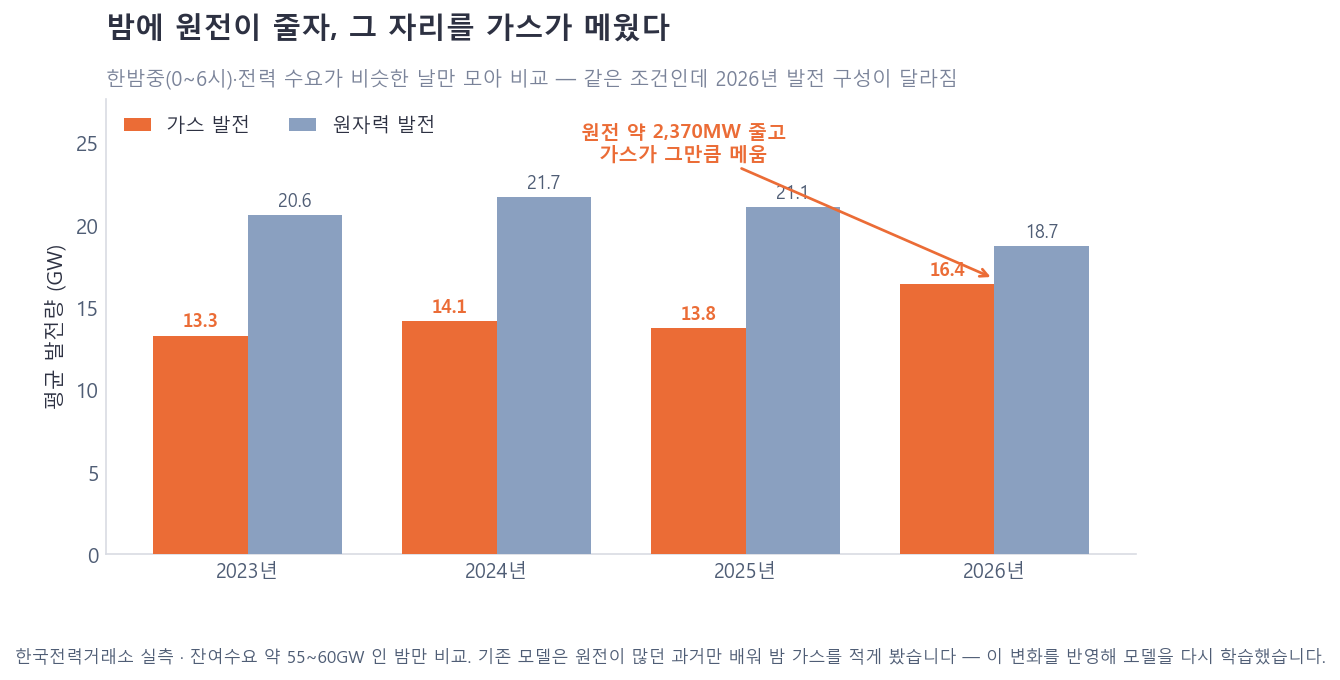

The script that saved this image:
# -*- coding: utf-8 -*-
"""7단계 · 밤 시간대 발전 구성 변화(원전↓→가스↑) — 가스 모델 재학습의 근거 (집 양식).
데이터: historical(gen_gas_kr·gen_nuclear_kr·net_load_kr), 깊은 밤(0~6시)·같은 수요 구간만.
실행: python step7_night_regime.py  → 같은 폴더에 step7_night_regime.png 생성
"""
import os, sqlite3
import numpy as np, pandas as pd
import matplotlib as mpl, matplotlib.pyplot as plt

HERE = os.path.dirname(os.path.abspath(__file__))
ROOT = os.path.normpath(os.path.join(HERE, '..', '..', '..'))
DB = os.path.join(ROOT, '1. data_fetcher_and_db', 'data', 'input_data_land.db')

# ======================================================================
#  ▼▼▼  바꿀 값(색·라벨·문구·축)은 여기 모여 있습니다  ▼▼▼
# ======================================================================
INK, MUTED, SOFT, ACCENT = '#2d3142', '#4f5d75', '#7a8399', '#eb6c36'
RULE = '#d9dce3'
C_GAS  = ACCENT       # 가스 = 강조(주황)
C_NUKE = '#8aa0c0'    # 원전 = 차분한 청회색(보조)

TITLE    = '밤에 원전이 줄자, 그 자리를 가스가 메웠다'
SUBTITLE = '한밤중(0~6시)·전력 수요가 비슷한 날만 모아 비교 — 같은 조건인데 2026년 발전 구성이 달라짐'
YLABEL   = '평균 발전량 (GW)'
LAB_GAS  = '가스 발전'
LAB_NUKE = '원자력 발전'
NETLOAD_LO, NETLOAD_HI = 55000, 60000   # 같은 조건으로 통제할 잔여수요 구간(MW)
YEARS = [2023, 2024, 2025, 2026]
# ======================================================================

mpl.rcParams.update({
    'font.family': 'Malgun Gothic', 'axes.unicode_minus': False,
    'figure.facecolor': 'white', 'axes.facecolor': 'white', 'savefig.facecolor': 'white',
    'axes.edgecolor': MUTED, 'axes.labelcolor': INK, 'text.color': INK,
    'xtick.color': MUTED, 'ytick.color': MUTED, 'figure.dpi': 150,
})
def clean(ax):
    for s in ('top', 'right'): ax.spines[s].set_visible(False)
    for s in ('left', 'bottom'): ax.spines[s].set_color(RULE)
    ax.tick_params(length=0)

# ── 데이터 로드: 깊은 밤 + 같은 수요 구간 ───────────────────────────────
con = sqlite3.connect(DB)
d = pd.read_sql('SELECT timestamp, gen_gas_kr, gen_nuclear_kr, net_load_kr FROM historical',
                con, parse_dates=['timestamp'])
con.close()
d = d[(d.gen_gas_kr > 0) & (d.net_load_kr > 0)].copy()
d['year'] = d.timestamp.dt.year; d['hour'] = d.timestamp.dt.hour
night = d[(d.hour >= 0) & (d.hour <= 6) &
          (d.net_load_kr >= NETLOAD_LO) & (d.net_load_kr < NETLOAD_HI)]
g = night.groupby('year').agg(gas=('gen_gas_kr', 'mean'), nuke=('gen_nuclear_kr', 'mean'))
g = g.reindex(YEARS) / 1000.0   # MW → GW
print(g.round(2).to_string())
d_gas = (g.gas.iloc[-1] - g.gas.iloc[-2]) * 1000
d_nuke = (g.nuke.iloc[-1] - g.nuke.iloc[-2]) * 1000

# ════════════════════════════════════════════════════════════════════
fig, ax = plt.subplots(figsize=(7.8, 4.6))
x = np.arange(len(YEARS)); w = 0.38
ax.bar(x - w/2, g.gas,  w, color=C_GAS,  label=LAB_GAS,  zorder=3)
ax.bar(x + w/2, g.nuke, w, color=C_NUKE, label=LAB_NUKE, zorder=3)

# 값 라벨(막대 위)
for xi, (gv, nv) in zip(x, zip(g.gas, g.nuke)):
    ax.text(xi - w/2, gv + 0.3, f'{gv:.1f}', ha='center', va='bottom', fontsize=8.6, color=C_GAS, fontweight='bold')
    ax.text(xi + w/2, nv + 0.3, f'{nv:.1f}', ha='center', va='bottom', fontsize=8.6, color=MUTED)

# 2026 변화 강조 주석
ax.annotate(f'원전 약 {abs(d_nuke):,.0f}MW 줄고\n가스가 그만큼 메움',
            xy=(x[-1], g.gas.iloc[-1] + 0.3), xytext=(x[-1] - 1.25, max(g.gas.max(), g.nuke.max()) + 3.3),
            fontsize=9.3, color=ACCENT, fontweight='bold', ha='center', va='center',
            arrowprops=dict(arrowstyle='->', color=ACCENT, lw=1.3))

ax.set_xticks(x); ax.set_xticklabels([f'{y}년' for y in YEARS], fontsize=9.5)
ax.set_ylabel(YLABEL, fontsize=10)
ax.set_ylim(0, max(g.gas.max(), g.nuke.max()) + 6)
ax.set_title(TITLE, fontsize=14, fontweight='bold', color=INK, loc='left', pad=30)
ax.text(0, 1.03, SUBTITLE, transform=ax.transAxes, fontsize=9.5, color=SOFT, ha='left')
ax.legend(loc='upper left', frameon=False, fontsize=9.3, ncol=2, handlelength=1.4)
clean(ax)
fig.text(0.012, 0.005,
         f"한국전력거래소 실측 · 잔여수요 약 {NETLOAD_LO//1000}~{NETLOAD_HI//1000}GW 인 밤만 비교. "
         "기존 모델은 원전이 많던 과거만 배워 밤 가스를 적게 봤습니다 — 이 변화를 반영해 모델을 다시 학습했습니다.",
         fontsize=8.2, color=MUTED)
fig.subplots_adjust(top=0.82, bottom=0.16, left=0.09, right=0.97)
fig.savefig(os.path.join(HERE, 'step7_night_regime.png'), bbox_inches='tight', dpi=150)
plt.close(fig)
print('saved step7_night_regime.png')
